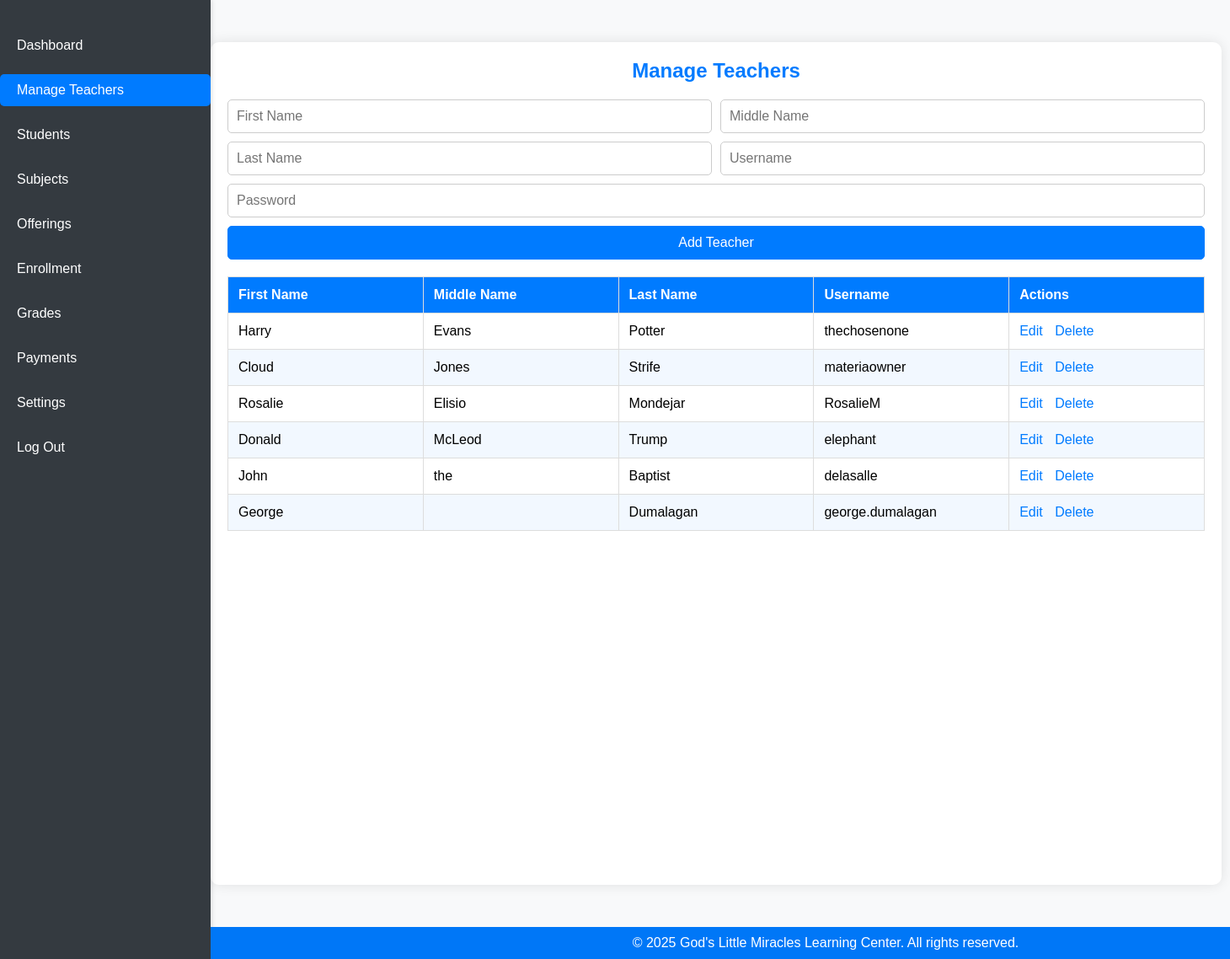
The app's page /admin/manage_teachers.php (signed in) with its own data.
### tables this page shows
CREATE TABLE `teachers` (
  `TeacherID` int(11) NOT NULL,
  `FirstName` varchar(255) NOT NULL,
  `MiddleName` varchar(255) DEFAULT NULL,
  `LastName` varchar(255) NOT NULL,
  `Username` varchar(255) NOT NULL,
  `Password` varchar(255) NOT NULL
);

### admin/manage_teachers.php (the view, shortened to what this page needs)
<?php
require_once '../includes/config.php';
$teachers = [];
try {
    $stmt = $pdo->query("SELECT TeacherID, FirstName, MiddleName, LastName, Username FROM Teachers");
    $teachers = $stmt->fetchAll(PDO::FETCH_ASSOC);
} catch (PDOException $e) {
    die("ERROR: Could not connect. " . $e->getMessage());
}
require_once 'sidebar.php';
?>
<link rel="stylesheet" href="../css/style_admin.css">
<div class="admin-content">
    <h2>Manage Teachers</h2>
    <form method="post" action="add_teacher.php">
        <input type="text" name="FirstName" placeholder="First Name" required>
        <input type="text" name="MiddleName" placeholder="Middle Name">
        <input type="text" name="LastName" placeholder="Last Name" required>
        <input type="text" name="Username" placeholder="Username" required>
        <input type="text" name="Password" placeholder="Password" required>
        <input type="submit" value="Add Teacher">
    </form>
    <table>
        <thead>
            <tr>
                <th>First Name</th>
                <th>Middle Name</th>
                <th>Last Name</th>
                <th>Username</th>
                <th>Actions</th>
            </tr>
        </thead>
        <tbody>
            <?php foreach ($teachers as $teacher): ?>
                <tr>
                    <td><?php echo htmlspecialchars($teacher['FirstName']); ?></td>
                    <td><?php echo htmlspecialchars($teacher['MiddleName']); ?></td>
                    <td><?php echo htmlspecialchars($teacher['LastName']); ?></td>
                    <td><?php echo htmlspecialchars($teacher['Username']); ?></td>
                    <td>
                        <a href="edit_teacher.php?TeacherID=<?php echo $teacher['TeacherID']; ?>">Edit</a>
                        <a href="delete_teacher.php?TeacherID=<?php echo $teacher['TeacherID']; ?>" onclick="return confirm('Are you sure you want to delete this teacher?');">Delete</a>
                    </td>
                </tr>
            <?php endforeach; ?>
        </tbody>
    </table>
</div>
<?php require_once '../includes/footer.php'; ?>

### css/admin_style.css (style rules this page uses)
* { margin: 0; padding: 0; box-sizing: border-box; }
.admin-content { margin-left: 250px; padding: 1px 16px; height: 1000px; }

### css/style_admin.css (style rules this page uses)
table { width: 100%; border-collapse: collapse; }
th, td { border: 1px solid #ddd; padding: 8px; text-align: left; }
th { background-color: #f4f4f4; }

### admin/sidebar.php (style rules this page uses)
.admin-content { margin-left: 250px; padding: 20px; flex-grow: 1; background-color: #f8f9fa; min-height: calc(100vh - 40px); width: calc(100% - 250px); }

### admin/manage_teachers.php (style rules this page uses)
.admin-content { margin-left: 250px; padding: 20px; flex-grow: 1; background-color: #ffffff; box-shadow: 0 0 15px rgba(0, 0, 0, 0.1); border-radius: 10px; max-width: 1200px; margin-top: 50px; margin-bottom: 50px; }
h2 { text-align: center; color: #007bff; font-size: 24px; margin-bottom: 20px; }
form { display: flex; justify-content: space-between; margin-bottom: 20px; gap: 10px; }
form input[type="text"], form input[type="submit"] { padding: 10px; font-size: 16px; border-radius: 5px; border: 1px solid #ccc; }
form input[type="submit"] { background-color: #007bff; color: white; cursor: pointer; transition: background-color 0.3s ease; }
table { width: 100%; border-collapse: collapse; margin-top: 20px; font-size: 16px; table-layout: fixed; }
th, td { border: 1px solid #ddd; padding: 12px; text-align: left; word-wrap: break-word; }
th { background-color: #007bff; color: white; }
tr:nth-child(even) { background-color: #f2f8ff; }
td a { color: #007bff; text-decoration: none; margin-right: 10px; transition: color 0.3s ease; }
form { display: flex; flex-wrap: wrap; justify-content: space-between; margin-bottom: 20px; gap: 10px; }
form input[type="text"] { flex: 1 1 calc(50% - 10px); padding: 10px; font-size: 16px; border-radius: 5px; border: 1px solid #ccc; box-sizing: border-box; min-width: 100px; }
form input[type="submit"] { flex: 1 1 100%; padding: 10px; font-size: 16px; border-radius: 5px; border: 1px solid #007bff; background-color: #007bff; color: white; cursor: pointer; transition: background-color 0.3s ease; box-sizing: border-box; }

### records on screen
teachers: FirstName "Harry", MiddleName "Evans", LastName "Potter", Username "thechosenone"
teachers: FirstName "Cloud", MiddleName "Jones", LastName "Strife", Username "materiaowner"
teachers: FirstName "Rosalie", MiddleName "Elisio", LastName "Mondejar", Username "RosalieM"
teachers: FirstName "Donald", MiddleName "McLeod", LastName "Trump", Username "elephant"
teachers: FirstName "John", MiddleName "the", LastName "Baptist", Username "delasalle"
teachers: FirstName "George", LastName "Dumalagan", Username "george.dumalagan"
